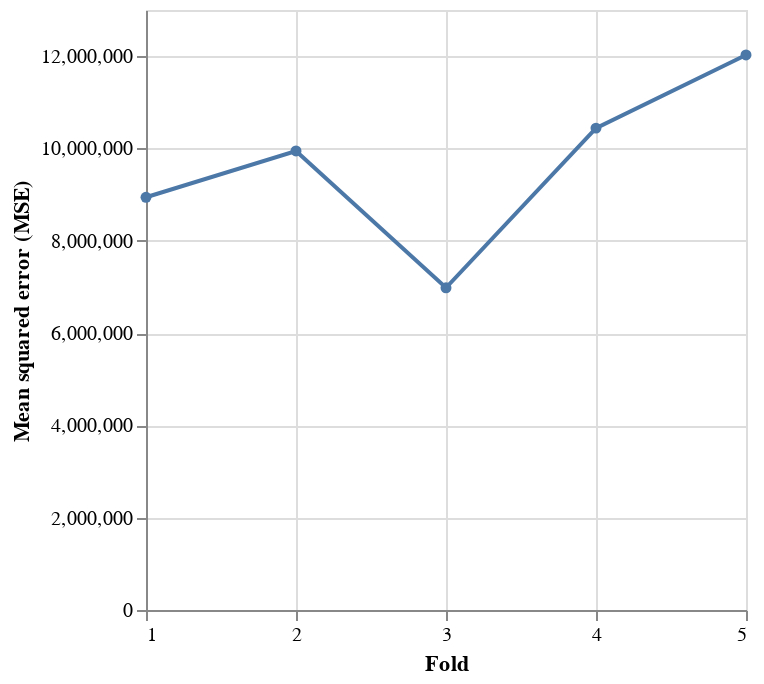

Notebook cell for this chart:
### Code cell
alt.Chart(df_scores.reset_index()).mark_line(
     point=alt.OverlayMarkDef()
).encode(
    x=alt.X("index", bin=False, title="Fold", axis=alt.Axis(tickCount=5)),
    y=alt.Y("lr", aggregate="mean", title="Mean squared error (MSE)")
)

### Figure 1 — Vega-Lite specification as saved in the notebook (floating-point values rounded to 4 significant figures)
{"config": {"view": {"continuousWidth": 300, "continuousHeight": 300}}, "data": {"name": "data-9c99fe5d0ebd57ef80ed9e0420592d44"}, "mark": {"type": "line", "point": {}}, "encoding": {"x": {"axis": {"tickCount": 5}, "bin": false, "field": "index", "title": "Fold", "type": "quantitative"}, "y": {"aggregate": "mean", "field": "lr", "title": "Mean squared error (MSE)", "type": "quantitative"}}, "$schema": "https://vega.github.io/schema/vega-lite/v5.8.0.json", "datasets": {"data-9c99fe5d0ebd57ef80ed9e0420592d44": [{"index": 1, "lr": 8942000.0}, {"index": 2, "lr": 9945000.0}, {"index": 3, "lr": 6981000.0}, {"index": 4, "lr": 10440000.0}, {"index": 5, "lr": 12030000.0}]}}
